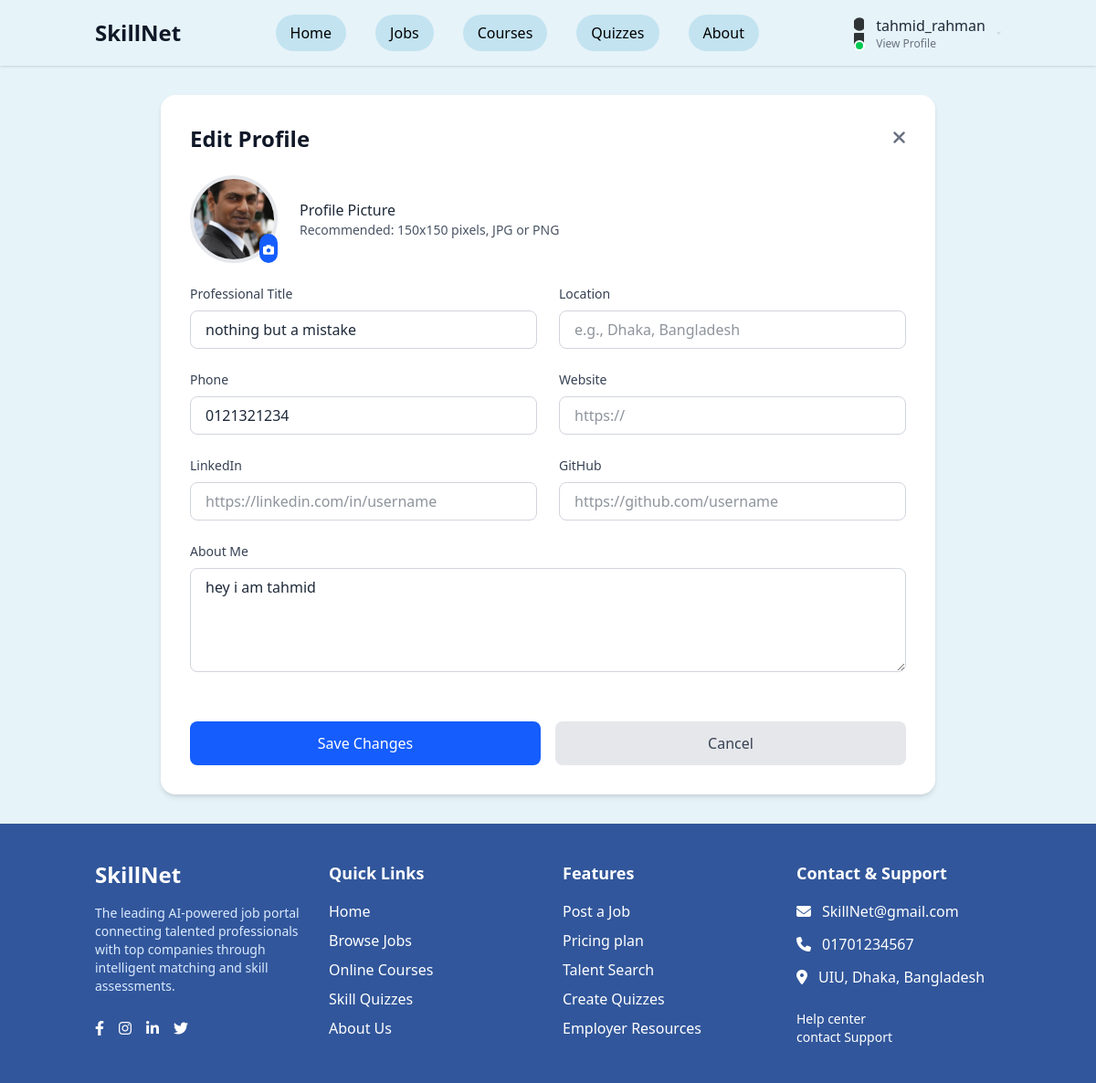
Page /profile/edit/ (signed in) on the committed database.
### app/models.py (models this page shows, shortened)
class UserProfile(models.Model):
    user = models.OneToOneField(User, on_delete=models.CASCADE, related_name='profile')
    profile_picture = models.ImageField(upload_to='profile_pictures/', blank=True, null=True)
    bio = models.TextField(blank=True)
    title = models.CharField(max_length=200, blank=True)
    location = models.CharField(max_length=100, blank=True)
    phone = models.CharField(max_length=20, blank=True)
    website = models.URLField(blank=True)
    linkedin = models.URLField(blank=True)
    github = models.URLField(blank=True)
    resume = models.FileField(upload_to='resumes/', blank=True, null=True)

### app/views.py (the view, shortened to what this page needs)
# urls.py: path('profile/edit/', views.edit_profile, name='edit_profile'),
@login_required
def edit_profile(request):
    profile, created = UserProfile.objects.get_or_create(user=request.user)
    context = {
        'profile': profile,
    }
    return render(request, 'profile/edit_profile.html', context)

### static/templates/profile/edit_profile.html (shortened to what this page needs)
{% extends 'base.html' %}
{% load static %}
{% block content %}
<div class="max-w-4xl mx-auto px-6 py-8">
  <div class="bg-white rounded-2xl shadow-md p-8">
    <div class="flex items-center justify-between mb-6">
      <h1 class="text-2xl font-bold text-gray-900">Edit Profile</h1>
      <a href="{% url 'app:profile' %}" class="text-gray-500 hover:text-gray-700">
        <i class="fas fa-times text-xl"></i>
      </a>
    </div>
    <form method="POST" enctype="multipart/form-data" class="space-y-6">
      <div class="flex items-center gap-6">
        <div class="relative">
          <img id="profile-preview" src="{% if profile.profile_picture %}{{ profile.profile_picture.url }}{% else %}https://via.placeholder.com/150{% endif %}"
               alt="Profile Picture" class="w-24 h-24 rounded-full object-cover border-4 border-gray-200">
          <label for="profile_picture" class="absolute bottom-0 right-0 bg-blue-600 text-white p-1 rounded-full cursor-pointer hover:bg-blue-700">
            <i class="fas fa-camera text-xs"></i>
          </label>
        </div>
        <div>
          <p class="font-medium">Profile Picture</p>
          <p class="text-sm text-gray-600">Recommended: 150x150 pixels, JPG or PNG</p>
        </div>
      </div>
      <div class="grid grid-cols-1 md:grid-cols-2 gap-6">
        <div>
          <label for="title" class="block text-sm font-medium text-gray-700 mb-2">Professional Title</label>
          <input type="text" id="title" name="title" value="{{ profile.title }}"
                 class="w-full px-4 py-2 border border-gray-300 rounded-lg focus:ring-2 focus:ring-blue-500 focus:border-blue-500"
                 placeholder="e.g., Software Engineer">
        </div>
        <div>
          <label for="location" class="block text-sm font-medium text-gray-700 mb-2">Location</label>
          <input type="text" id="location" name="location" value="{{ profile.location }}"
                 class="w-full px-4 py-2 border border-gray-300 rounded-lg focus:ring-2 focus:ring-blue-500 focus:border-blue-500"
                 placeholder="e.g., Dhaka, Bangladesh">
        </div>
        <div>
          <label for="phone" class="block text-sm font-medium text-gray-700 mb-2">Phone</label>
          <input type="tel" id="phone" name="phone" value="{{ profile.phone }}"
                 class="w-full px-4 py-2 border border-gray-300 rounded-lg focus:ring-2 focus:ring-blue-500 focus:border-blue-500"
                 placeholder="e.g., +880 123456789">
        </div>
        <div>
          <label for="website" class="block text-sm font-medium text-gray-700 mb-2">Website</label>
          <input type="url" id="website" name="website" value="{{ profile.website }}"
                 class="w-full px-4 py-2 border border-gray-300 rounded-lg focus:ring-2 focus:ring-blue-500 focus:border-blue-500"
                 placeholder="https://">
        </div>
      </div>
      <div class="grid grid-cols-1 md:grid-cols-2 gap-6">
        <div>
          <label for="linkedin" class="block text-sm font-medium text-gray-700 mb-2">LinkedIn</label>
          <input type="url" id="linkedin" name="linkedin" value="{{ profile.linkedin }}"
                 class="w-full px-4 py-2 border border-gray-300 rounded-lg focus:ring-2 focus:ring-blue-500 focus:border-blue-500"
                 placeholder="https://linkedin.com/in/username">
        </div>
        <div>
          <label for="github" class="block text-sm font-medium text-gray-700 mb-2">GitHub</label>
          <input type="url" id="github" name="github" value="{{ profile.github }}"
                 class="w-full px-4 py-2 border border-gray-300 rounded-lg focus:ring-2 focus:ring-blue-500 focus:border-blue-500"
                 placeholder="https://github.com/username">
        </div>
      </div>
      <div>
        <label for="bio" class="block text-sm font-medium text-gray-700 mb-2">About Me</label>
        <textarea id="bio" name="bio" rows="4"
                  class="w-full px-4 py-2 border border-gray-300 rounded-lg focus:ring-2 focus:ring-blue-500 focus:border-blue-500"
                  placeholder="Tell people about yourself, your experience, and what you're passionate about...">{{ profile.bio }}</textarea>
      </div>
      <div class="flex gap-4 pt-6">
        <button type="submit" class="flex-1 bg-blue-600 text-white py-3 rounded-lg hover:bg-blue-700 transition font-medium">
          Save Changes
        </button>
        <a href="{% url 'app:profile' %}" class="flex-1 bg-gray-200 text-gray-700 py-3 rounded-lg hover:bg-gray-300 transition font-medium text-center">
          Cancel
        </a>
      </div>
    </form>
  </div>
</div>
{% endblock %}

### static/templates/nav/nav.html (shortened to what this page needs)
<header class="bg-[#E6F3F8] shadow-sm sticky top-0 z-50">
  <div class="container mx-auto px-4 py-4 flex items-center justify-between">
    <a href="/" class="text-2xl font-bold text-gray-900">SkillNet</a>
<div class="w-full flex justify-center">
  <nav class="hidden md:flex space-x-8">
    <a href="/" class="px-4 py-2 rounded-full bg-[#C3E3F1] text-black hover:bg-blue-100 transition">Home</a>
    <a href="/jobs" class="px-4 py-2 rounded-full bg-[#C3E3F1] text-black hover:bg-blue-100 transition">Jobs</a>
    <a href="/courses" class="px-4 py-2 rounded-full bg-[#C3E3F1] text-black hover:bg-blue-100 transition">Courses</a>
    <a href="/quizzes" class="px-4 py-2 rounded-full bg-[#C3E3F1] text-black hover:bg-blue-100 transition">Quizzes</a>
    <a href="/about" class="px-4 py-2 rounded-full bg-[#C3E3F1] text-black hover:bg-blue-100 transition">About</a>
  </nav>
</div>
    <div class="flex items-center space-x-4">
      {% if user.is_authenticated %}
        <div x-data="{ open: false }" class="relative">
          <button @click="open = !open" class="flex items-center space-x-3 focus:outline-none group">
            <div class="relative">
              <img src="{{ user.profile.image.url|default:'/static/images/default-avatar.png' }}"
                   alt="Profile"
                   class="w-10 h-10 rounded-full object-cover border-1 border-transparent group-hover:border-black transition-colors">
              <div class="absolute bottom-0 right-0 w-3 h-3 bg-green-500 rounded-full border-2 border-white"></div>
            </div>
            <div class="hidden md:flex flex-col items-start">
              <span class="font-medium text-gray-800">{{ user.username }}</span>
              <span class="text-xs text-gray-500">View Profile</span>
            </div>
            <svg xmlns="http://www.w3.org/2000/svg"
                 class="h-4 w-4 text-gray-500 transition-transform duration-200"
                 :class="{'rotate-180': open}"
                 fill="none"
                 viewBox="0 0 24 24"
                 stroke="currentColor">
              <path stroke-linecap="round" stroke-linejoin="round" stroke-width="2" d="M19 9l-7 7-7-7" />
            </svg>
          </button>
        </div>
      {% endif %}
    </div>
  </div>
</header>

### rows in the picture
UserProfile: profile_picture (picture), title "nothing but a mistake", phone "0121321234", bio "hey i am tahmid"

### other values in the picture
{{ user.username }} "tahmid_rahman"
